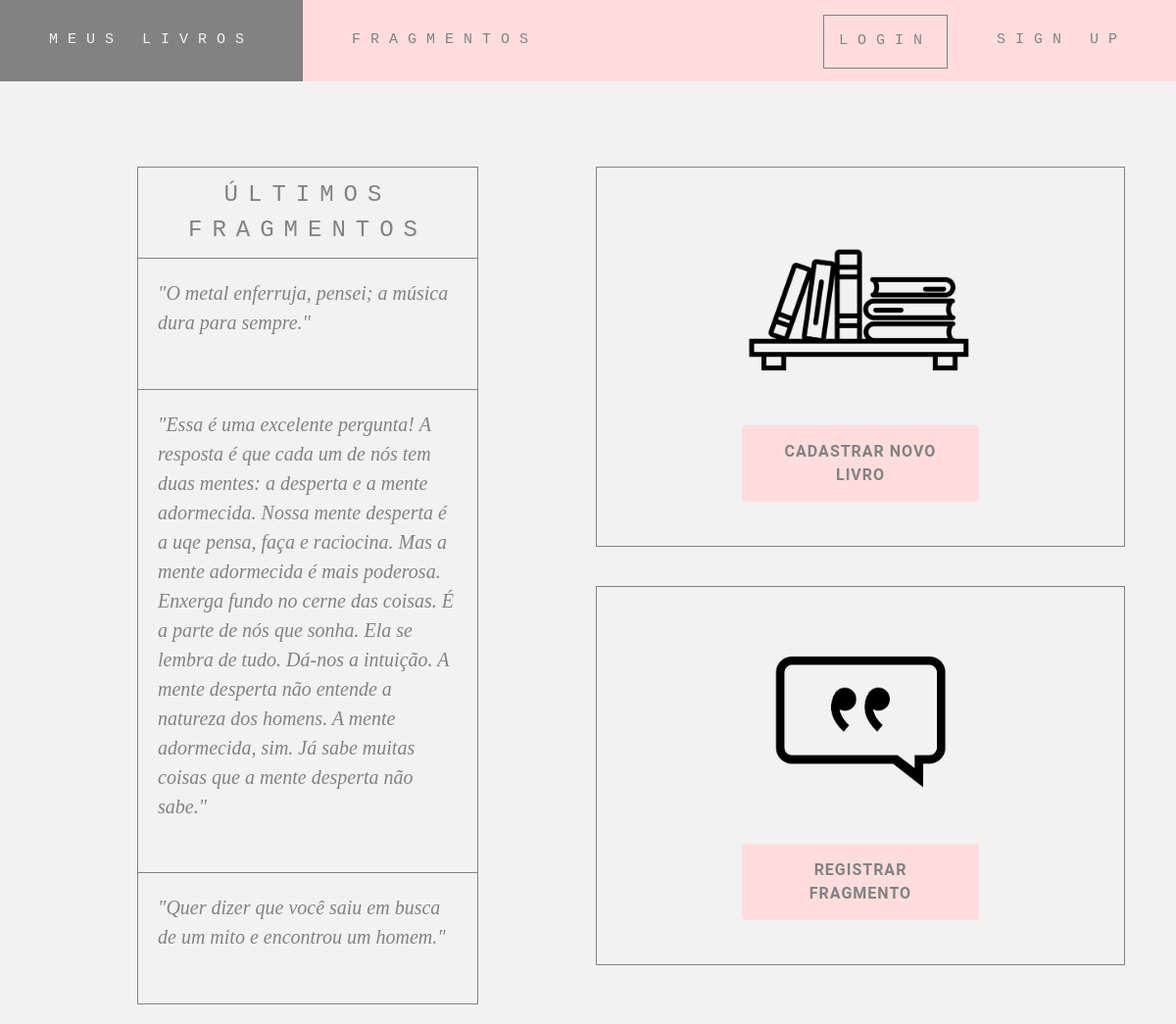
The page / on the database its author committed.
### tables this page shows
CREATE TABLE IF NOT EXISTS `frases` (
  `id` tinyint(40) NOT NULL AUTO_INCREMENT,
  `frase` varchar(1000) NOT NULL,
  `id_livro` tinyint(40) NOT NULL,
  PRIMARY KEY (`id`)
);

### index.php (the view, shortened to what this page needs)
<?php
require_once 'config.php';
$conexao = @mysql_connect($host, $usuario, $senha) or exit(mysql_error());
$sql = "select id, frase, id_livro from frases order by id DESC LIMIT 3";
$query = mysql_query($sql, $conexao);
$registros = mysql_num_rows($query);
?>
<html>
    <head>
        <link rel="stylesheet" href="w3.css" type="text/css" />
        <link rel="stylesheet" href="style.css" type="text/css" />
        <link rel="stylesheet" href="https://cdnjs.cloudflare.com/ajax/libs/font-awesome/4.7.0/css/font-awesome.min.css">
    </head>
    <body class="offwhite">
        <div class="w3-pale-red w3-center w3-centered">
            <ul class="menu" id="menuzinho">
                <li class="list-left"><a class="list-link titles" href="galeria_livros.php">Meus Livros</a></li>
                <li class="list-left"><a class="list-link titles" href="lista_frases.php">Fragmentos</a></li>
                <li class="list-right"><a class="list-link titles" href="cad_usuario.php">Sign up</a></li>
                <li class="list-right"><a class="list-link titles box" href="login_user.php">Login</a></li>
            </ul>
        </div>
        <div class="minimargin clear-left clear-right">
            <?php
            echo '<div class="box-menu list-left">';
                echo '<h3 class="titles w3-center">Últimos fragmentos</h2>';
            if($registros) {
                while ($result = mysql_fetch_array($query)) {
                echo '<p class="minifrases boxzin">"' . ucfirst($result['frase']) . '"<p><br>';
                }
            }else{
                    echo "<p>Nenhum fragmento registrado ainda!</p>";
            }
            echo '</div>';
            ?>
        </div>
        <div class="box-menu list-left width">
            <img class="imgcenter imgmargin" src="icones/estante.png" alt="Sorry, image not found" height="220px"><br/>
            <a class="button-pink buttoncenter width" href="cadastro_livro.php">Cadastrar novo livro</a>
        </div>
        <div class="box-menu-last list-left width">
            <img class="imgcenter imgmargin" src="icones/quote.png" alt="Sorry, image not found" height="220px"><br/>
            <a class="button-pink buttoncenter width"  href="cad_frases.php">Registrar fragmento</a>
        </div>

### w3.css (style rules this page uses)
html { box-sizing:border-box }
*,*:before,*:after { box-sizing:inherit }
html { -ms-text-size-adjust:100%;-webkit-text-size-adjust:100% }
body { margin:0 }
a { background-color:transparent;-webkit-text-decoration-skip:objects }
img { border-style:none }
html,body { font-family:Verdana,sans-serif;font-size:15px;line-height:1.5 }
html { overflow-x:hidden }
h3 { font-size:24px }
h1,h2,h3,h4,h5,h6 { font-family:"Segoe UI",Arial,sans-serif;font-weight:400;margin:10px 0 }
img { vertical-align:middle }
a { color:inherit }
.w3-center { text-align:center!important }
.w3-pale-red,.w3-hover-pale-red:hover { color:#000!important;background-color:#ffdddd!important }

### style.css (style rules this page uses)
.offwhite { background-color: #F2F2F2; }
.titles { font-family: "Courier New", monospace, sans-serif; letter-spacing: 10px; color:#828282; text-transform: uppercase; }
.clear-left { clear: left; }
.clear-right { clear: right; }
.minimargin { margin: 20px 0px 20px 40px; }
.menu { display: block; list-style-type: none; margin: 0; padding: 0; overflow: hidden; background-color: #ffdddd; position: fixed; top: 0; width: 100%; }
.list-left { float: left; }
.list-right { float: right; }
.list-link { display: block; color: #828282; text-align: center; padding: 30px 50px; text-decoration: none; }
.box { border-style: solid; border-width: 1px; border-color: #828282; padding: 15px 15px 15px 15px; margin-top: 15px; }
.box-menu { border-style: solid; border-width: 1px; border-color: #828282; margin: 150px 20px 20px 100px; width: 30%; }
.box-menu-last { border-style: solid; border-width: 1px; border-color: #828282; margin: 20px 20px 20px 100px; }
.minifrases { background-color: #F2F2F2; font-family: "Georgia", serif; font-style: italic; font-size: 20px; padding-top: 20px; padding-bottom: 0px; padding-left: 20px; padding-right: 20px; color: #828282; text-decoration: none; }
.button-pink { background-color: #ffdddd; border: none; color: #828282; padding: 15px 32px; text-align: center; text-decoration: none; display: inline-block; font-size: 16px; border-radius: 4px; font-family: "Roboto", sans-serif; letter-spacing: 1px; text-transform: uppercase; font-weight: bold; margin-bottom: 45px; }
.boxzin { border-style: solid; border-color: #828282; border-width: 1px; margin: 0px; border-bottom: none; border-left: none; border-right: none; }
.imgcenter { display: block; margin-left: auto; margin-right: auto; }
.buttoncenter { display: block; margin-left: auto; margin-right: auto; width: 40% }
.imgmargin { margin-top: 20px; }
.width { width: 45%; }

### rows shown on the page
frases: frase "O metal enferruja, pensei; a música dura para sempre."
frases: frase "Essa é uma excelente pergunta! A resposta é que cada um de nós tem duas mentes: a desperta e a mente adormecida. Nossa mente desperta é a uqe pensa, faça e raciocina. Mas a mente adormecida é mais poderosa. Enxerga fundo no cerne das coisas. É a parte de nós que sonha. Ela se lembra de tudo. Dá-nos a intuição. A mente desperta não entende a natureza dos homens. A mente adormecida, sim. Já sabe muitas coisas que a mente desperta não sabe."
frases: frase "Quer dizer que você saiu em busca de um mito e encontrou um homem."
